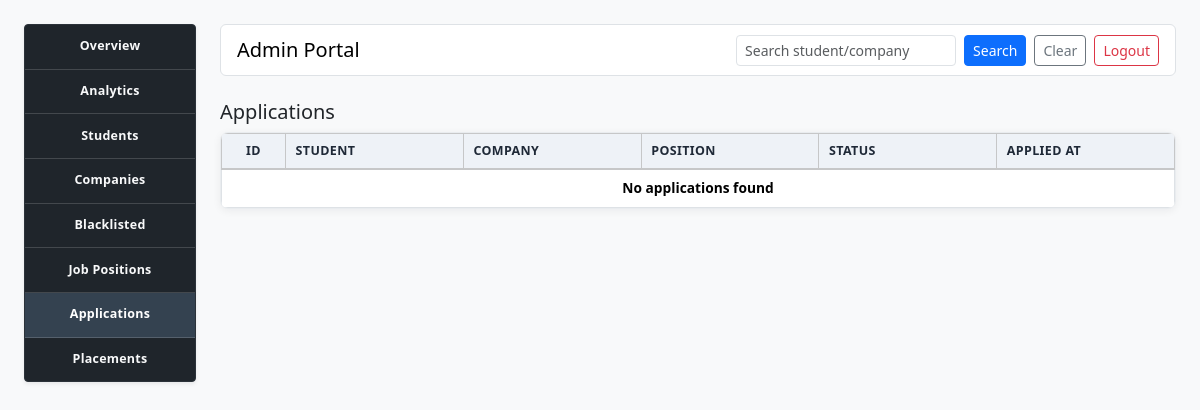
The app's page /admin-portal/applications (signed in), older data.
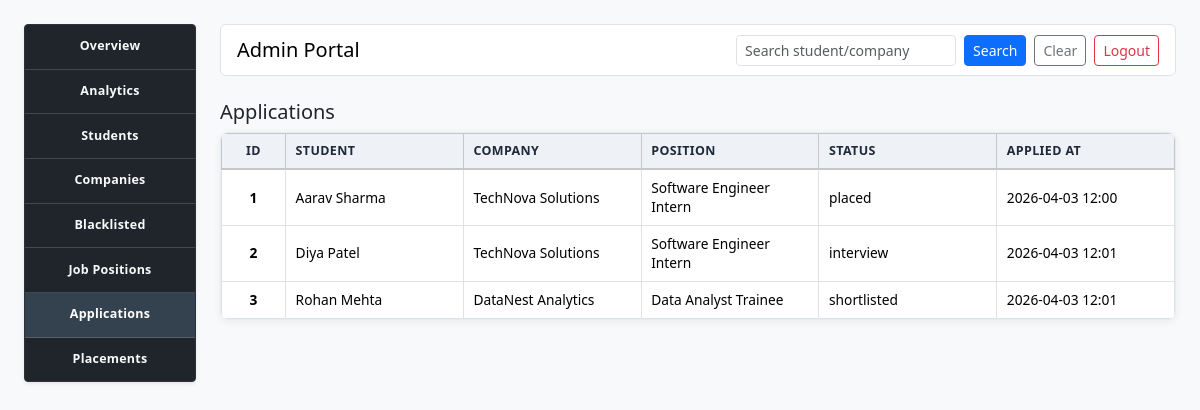
The same page, newer data.
### model.py (models this page shows, shortened)
class Application(db.Model):
    __tablename__ = "applications"
    __table_args__ = (
        UniqueConstraint(
            "student_id", "job_position_id", name="uq_student_job_application"
        ),
    )
    id = db.Column(db.Integer, primary_key=True)
    student_id = db.Column(db.Integer, db.ForeignKey("students.id"), nullable=False)
    job_position_id = db.Column(
        db.Integer, db.ForeignKey("job_positions.id"), nullable=False
    )
    status = db.Column(db.String(30), nullable=False, default="applied")
    applied_at = db.Column(db.DateTime, nullable=False, default=datetime.utcnow)
    student = db.relationship("Student", back_populates="applications")
    job_position = db.relationship("JobPosition", back_populates="applications")
    placement = db.relationship(
        "Placement", back_populates="application", uselist=False, cascade="all, delete-orphan"
    )

class Student(db.Model):
    __tablename__ = "students"
    id = db.Column(db.Integer, primary_key=True)
    full_name = db.Column(db.String(120), nullable=False)
    email = db.Column(db.String(120), unique=True, nullable=False)
    password = db.Column(db.String(120), nullable=False)
    phone = db.Column(db.String(20), nullable=True)
    course = db.Column(db.String(100), nullable=True)
    skills = db.Column(db.String(255), nullable=True)
    graduation_year = db.Column(db.Integer, nullable=True)
    resume_url = db.Column(db.String(255), nullable=True)
    is_deactivated = db.Column(db.Boolean, nullable=False, default=False)
    applications = db.relationship(
        "Application", back_populates="student", cascade="all, delete-orphan"
    )

class Company(db.Model):
    __tablename__ = "companies"
    id = db.Column(db.Integer, primary_key=True)
    name = db.Column(db.String(120), unique=True, nullable=False)
    email = db.Column(db.String(120), unique=True, nullable=False)
    password = db.Column(db.String(120), nullable=False)
    industry = db.Column(db.String(100), nullable=True)
    location = db.Column(db.String(120), nullable=True)
    website = db.Column(db.String(255), nullable=True)
    is_blacklisted = db.Column(db.Boolean, nullable=False, default=False)
    is_approved = db.Column(db.Boolean, nullable=False, default=False)
    job_positions = db.relationship(
        "JobPosition", back_populates="company", cascade="all, delete-orphan"
    )

class JobPosition(db.Model):
    __tablename__ = "job_positions"
    id = db.Column(db.Integer, primary_key=True)
    company_id = db.Column(db.Integer, db.ForeignKey("companies.id"), nullable=False)
    title = db.Column(db.String(120), nullable=False)
    description = db.Column(db.Text, nullable=True)
    eligibility_criteria = db.Column(db.String(255), nullable=True)
    required_skills = db.Column(db.String(255), nullable=True)
    experience_required = db.Column(db.String(120), nullable=True)
    application_deadline = db.Column(db.Date, nullable=True)
    location = db.Column(db.String(120), nullable=True)
    salary_lpa = db.Column(db.Float, nullable=True)
    status = db.Column(db.String(30), nullable=False, default="pending")
    is_active = db.Column(db.Boolean, nullable=False, default=True)
    posted_at = db.Column(db.DateTime, nullable=False, default=datetime.utcnow)
    company = db.relationship("Company", back_populates="job_positions")
    applications = db.relationship(
        "Application", back_populates="job_position", cascade="all, delete-orphan"
    )

### app.py (the view)
@app.route('/admin-portal/applications')
def admin_portal_applications():
    return render_admin_portal_page("admin_applications.html", "applications")

### app.py (called while the page is built)
def close_expired_job_positions():
    today = datetime.now(UTC).date()
    expired_positions = JobPosition.query.filter(
        JobPosition.is_active == True,
        JobPosition.application_deadline.isnot(None),
        JobPosition.application_deadline < today,
    ).all()
    for position in expired_positions:
        position.is_active = False
        position.status = "closed"
    if expired_positions:
        db.session.commit()

### template/admin_applications.html
{% extends 'admin_layout.html' %}
{% block admin_content %}
<section class="mb-4">
    <h2 class="h5">Applications</h2>
    <div class="table-responsive">
        <table class="table table-bordered table-sm align-middle table-sticky-cols">
            <thead class="table-light">
                <tr>
                    <th>ID</th><th>Student</th><th>Company</th><th>Position</th><th>Status</th><th>Applied At</th>
                </tr>
            </thead>
            <tbody>
                {% for application in applications %}
                <tr>
                    <td>{{ application.id }}</td>
                    <td>{{ application.student.full_name }}</td>
                    <td>{{ application.job_position.company.name }}</td>
                    <td>{{ application.job_position.title }}</td>
                    <td>{{ application.status }}</td>
                    <td>{{ application.applied_at.strftime('%Y-%m-%d %H:%M') if application.applied_at else 'N/A' }}</td>
                </tr>
                {% else %}
                <tr><td colspan="6" class="text-center">No applications found</td></tr>
                {% endfor %}
            </tbody>
        </table>
    </div>
</section>
{% endblock %}

Row changes from the older to the newer data that the page shows:
added Application: id "1", student.full_name "Aarav Sharma", job_position.company.name "TechNova Solutions", job_position "Software Engineer Intern", status "placed", applied_at "2026-04-03 12:00"
added Application: id "2", student.full_name "Diya Patel", job_position.company.name "TechNova Solutions", job_position "Software Engineer Intern", status "interview", applied_at "2026-04-03 12:01"
added Application: id "3", student.full_name "Rohan Mehta", job_position.company.name "DataNest Analytics", job_position "Data Analyst Trainee", status "shortlisted", applied_at "2026-04-03 12:01"
Text that changed along with them:
text no longer shown: "No applications found"
